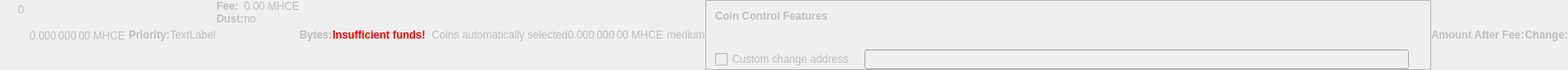
    <widget class="QWidget" name="dummyHideWidget" native="true">
     <property name="enabled">
      <bool>false</bool>
     </property>
     <property name="maximumSize">
      <size>
       <width>100</width>
       <height>22</height>
      </size>
     </property>
     <layout class="QHBoxLayout" name="dummyHideLayout">
      <property name="spacing">
       <number>0</number>
      </property>
      <property name="leftMargin">
       <number>0</number>
      </property>
      <property name="topMargin">
       <number>0</number>
      </property>
      <property name="rightMargin">
       <number>0</number>
      </property>
      <property name="bottomMargin">
       <number>0</number>
      </property>
      <item>
       <layout class="QFormLayout" name="formLayoutCoinControl1">
        <property name="horizontalSpacing">
         <number>10</number>
        </property>
        <property name="verticalSpacing">
         <number>14</number>
        </property>
        <property name="leftMargin">
         <number>10</number>
        </property>
        <property name="topMargin">
         <number>4</number>
        </property>
        <property name="rightMargin">
         <number>6</number>
        </property>
        <item row="0" column="1">
         <widget class="QLabel" name="labelCoinControlBytes">
          <property name="cursor">
           <cursorShape>IBeamCursor</cursorShape>
          </property>
          <property name="contextMenuPolicy">
           <enum>Qt::ActionsContextMenu</enum>
          </property>
          <property name="text">
           <string notr="true">0</string>
          </property>
          <property name="textInteractionFlags">
           <set>Qt::LinksAccessibleByMouse|Qt::TextSelectableByKeyboard|Qt::TextSelectableByMouse</set>
          </property>
         </widget>
        </item>
       </layout>
      </item>
      <item>
       <widget class="QLabel" name="labelCoinControlAfterFee">
        <property name="enabled">
         <bool>false</bool>
        </property>
        <property name="sizePolicy">
         <sizepolicy hsizetype="Fixed" vsizetype="Fixed">
          <horstretch>0</horstretch>
          <verstretch>0</verstretch>
         </sizepolicy>
        </property>
        <property name="minimumSize">
         <size>
          <width>111</width>
          <height>12</height>
         </size>
        </property>
        <property name="maximumSize">
         <size>
          <width>111</width>
          <height>12</height>
         </size>
        </property>
        <property name="cursor">
         <cursorShape>IBeamCursor</cursorShape>
        </property>
        <property name="contextMenuPolicy">
         <enum>Qt::ActionsContextMenu</enum>
        </property>
        <property name="text">
         <string notr="true">0.000 000 00 MHCE</string>
        </property>
        <property name="textInteractionFlags">
         <set>Qt::LinksAccessibleByMouse|Qt::TextSelectableByKeyboard|Qt::TextSelectableByMouse</set>
        </property>
       </widget>
      </item>
      <item>
       <widget class="QLabel" name="labelCoinControlPriorityText">
        <property name="enabled">
         <bool>false</bool>
        </property>
        <property name="font">
         <font>
          <weight>75</weight>
          <bold>true</bold>
         </font>
        </property>
        <property name="text">
         <string>Priority:</string>
        </property>
       </widget>
      </item>
      <item>
       <layout class="QHBoxLayout" name="horizontalLayout">
        <item>
         <widget class="QLabel" name="WarningLabel">
          <property name="text">
           <string>TextLabel</string>
          </property>
         </widget>
        </item>
       </layout>
      </item>
      <item>
       <layout class="QFormLayout" name="formLayoutCoinControl3">
        <property name="horizontalSpacing">
         <number>0</number>
        </property>
        <property name="verticalSpacing">
         <number>0</number>
        </property>
        <property name="leftMargin">
         <number>0</number>
        </property>
        <property name="topMargin">
         <number>0</number>
        </property>
        <property name="rightMargin">
         <number>0</number>
        </property>
        <item row="0" column="0">
         <widget class="QLabel" name="labelCoinControlFeeText">
          <property name="enabled">
           <bool>false</bool>
          </property>
          <property name="font">
           <font>
            <weight>75</weight>
            <bold>true</bold>
           </font>
          </property>
          <property name="text">
           <string>Fee:</string>
          </property>
          <property name="margin">
           <number>0</number>
          </property>
         </widget>
        </item>
        <item row="0" column="1">
         <widget class="QLabel" name="labelCoinControlFee">
          <property name="enabled">
           <bool>false</bool>
          </property>
          <property name="cursor">
           <cursorShape>IBeamCursor</cursorShape>
          </property>
          <property name="contextMenuPolicy">
           <enum>Qt::ActionsContextMenu</enum>
          </property>
          <property name="text">
           <string notr="true">0.00 MHCE</string>
          </property>
          <property name="textInteractionFlags">
           <set>Qt::LinksAccessibleByMouse|Qt::TextSelectableByKeyboard|Qt::TextSelectableByMouse</set>
          </property>
         </widget>
        </item>
        <item row="1" column="0">
         <widget class="QLabel" name="labelCoinControlLowOutputText">
          <property name="enabled">
           <bool>false</bool>
          </property>
          <property name="font">
           <font>
            <weight>75</weight>
            <bold>true</bold>
           </font>
          </property>
          <property name="text">
           <string>Dust:</string>
          </property>
         </widget>
        </item>
        <item row="1" column="1">
         <widget class="QLabel" name="labelCoinControlLowOutput">
          <property name="enabled">
           <bool>false</bool>
          </property>
          <property name="cursor">
           <cursorShape>IBeamCursor</cursorShape>
          </property>
          <property name="contextMenuPolicy">
           <enum>Qt::ActionsContextMenu</enum>
          </property>
          <property name="text">
           <string>no</string>
          </property>
          <property name="textInteractionFlags">
           <set>Qt::LinksAccessibleByMouse|Qt::TextSelectableByKeyboard|Qt::TextSelectableByMouse</set>
          </property>
         </widget>
        </item>
       </layout>
      </item>
      <item>
       <widget class="QLabel" name="labelCoinControlBytesText">
        <property name="enabled">
         <bool>false</bool>
        </property>
        <property name="font">
         <font>
          <weight>75</weight>
          <bold>true</bold>
         </font>
        </property>
        <property name="text">
         <string>Bytes:</string>
        </property>
       </widget>
      </item>
      <item>
       <layout class="QFormLayout" name="formLayoutCoinControl2">
        <property name="horizontalSpacing">
         <number>0</number>
        </property>
        <property name="verticalSpacing">
         <number>0</number>
        </property>
        <property name="leftMargin">
         <number>0</number>
        </property>
        <property name="topMargin">
         <number>0</number>
        </property>
        <property name="rightMargin">
         <number>0</number>
        </property>
       </layout>
      </item>
      <item>
       <layout class="QHBoxLayout" name="horizontalLayoutCoinControl2">
        <property name="spacing">
         <number>0</number>
        </property>
        <property name="bottomMargin">
         <number>0</number>
        </property>
       </layout>
      </item>
      <item>
       <widget class="QLabel" name="labelCoinControlInsuffFunds">
        <property name="enabled">
         <bool>false</bool>
        </property>
        <property name="minimumSize">
         <size>
          <width>0</width>
          <height>0</height>
         </size>
        </property>
        <property name="font">
         <font>
          <weight>75</weight>
          <bold>true</bold>
         </font>
        </property>
        <property name="styleSheet">
         <string notr="true">color:red;font-weight:bold;</string>
        </property>
        <property name="text">
         <string>Insufficient funds!</string>
        </property>
        <property name="margin">
         <number>5</number>
        </property>
       </widget>
      </item>
      <item>
       <layout class="QFormLayout" name="formLayoutCoinControl4">
        <property name="horizontalSpacing">
         <number>0</number>
        </property>
        <property name="verticalSpacing">
         <number>0</number>
        </property>
        <property name="leftMargin">
         <number>0</number>
        </property>
        <property name="topMargin">
         <number>0</number>
        </property>
        <property name="rightMargin">
         <number>0</number>
        </property>
       </layout>
      </item>
      <item>
       <widget class="QLabel" name="labelCoinControlChangeLabel">
        <property name="enabled">
         <bool>false</bool>
        </property>
        <property name="sizePolicy">
         <sizepolicy hsizetype="Preferred" vsizetype="Expanding">
          <horstretch>0</horstretch>
          <verstretch>0</verstretch>
         </sizepolicy>
        </property>
        <property name="minimumSize">
         <size>
          <width>0</width>
          <height>0</height>
         </size>
        </property>
        <property name="text">
         <string/>
        </property>
        <property name="margin">
         <number>3</number>
        </property>
       </widget>
      </item>
      <item>
       <widget class="QLabel" name="labelCoinControlAutomaticallySelected">
        <property name="enabled">
         <bool>false</bool>
        </property>
        <property name="sizePolicy">
         <sizepolicy hsizetype="Fixed" vsizetype="Fixed">
          <horstretch>0</horstretch>
          <verstretch>0</verstretch>
         </sizepolicy>
        </property>
        <property name="minimumSize">
         <size>
          <width>0</width>
          <height>0</height>
         </size>
        </property>
        <property name="maximumSize">
         <size>
          <width>240</width>
          <height>16777215</height>
         </size>
        </property>
        <property name="text">
         <string>Coins automatically selected</string>
        </property>
        <property name="margin">
         <number>5</number>
        </property>
       </widget>
      </item>
      <item>
       <widget class="QLabel" name="labelCoinControlChange">
        <property name="enabled">
         <bool>false</bool>
        </property>
        <property name="sizePolicy">
         <sizepolicy hsizetype="Fixed" vsizetype="Fixed">
          <horstretch>0</horstretch>
          <verstretch>0</verstretch>
         </sizepolicy>
        </property>
        <property name="minimumSize">
         <size>
          <width>111</width>
          <height>0</height>
         </size>
        </property>
        <property name="maximumSize">
         <size>
          <width>111</width>
          <height>16777215</height>
         </size>
        </property>
        <property name="cursor">
         <cursorShape>IBeamCursor</cursorShape>
        </property>
        <property name="contextMenuPolicy">
         <enum>Qt::ActionsContextMenu</enum>
        </property>
        <property name="text">
         <string notr="true">0.000 000 00 MHCE</string>
        </property>
        <property name="textInteractionFlags">
         <set>Qt::LinksAccessibleByMouse|Qt::TextSelectableByKeyboard|Qt::TextSelectableByMouse</set>
        </property>
       </widget>
      </item>
      <item>
       <widget class="QLabel" name="labelCoinControlPriority">
        <property name="enabled">
         <bool>false</bool>
        </property>
        <property name="cursor">
         <cursorShape>IBeamCursor</cursorShape>
        </property>
        <property name="contextMenuPolicy">
         <enum>Qt::ActionsContextMenu</enum>
        </property>
        <property name="text">
         <string>medium</string>
        </property>
        <property name="textInteractionFlags">
         <set>Qt::LinksAccessibleByMouse|Qt::TextSelectableByKeyboard|Qt::TextSelectableByMouse</set>
        </property>
       </widget>
      </item>
      <item>
       <widget class="QFrame" name="frameCoinControl">
        <property name="sizePolicy">
         <sizepolicy hsizetype="Expanding" vsizetype="Expanding">
          <horstretch>0</horstretch>
          <verstretch>0</verstretch>
         </sizepolicy>
        </property>
        <property name="maximumSize">
         <size>
          <width>16777215</width>
          <height>16777215</height>
         </size>
        </property>
        <property name="frameShape">
         <enum>QFrame::StyledPanel</enum>
        </property>
        <property name="frameShadow">
         <enum>QFrame::Sunken</enum>
        </property>
        <layout class="QVBoxLayout" name="verticalLayoutCoinControl2_2">
         <property name="spacing">
          <number>0</number>
         </property>
         <property name="leftMargin">
          <number>0</number>
         </property>
         <property name="topMargin">
          <number>0</number>
         </property>
         <property name="rightMargin">
          <number>0</number>
         </property>
         <property name="bottomMargin">
          <number>0</number>
         </property>
         <item>
          <layout class="QVBoxLayout" name="verticalLayoutCoinControl" stretch="0,0,0,1">
           <property name="spacing">
            <number>0</number>
           </property>
           <property name="leftMargin">
            <number>10</number>
           </property>
           <property name="topMargin">
            <number>10</number>
           </property>
           <item>
            <layout class="QHBoxLayout" name="horizontalLayoutCoinControl1">
             <property name="bottomMargin">
              <number>15</number>
             </property>
             <item>
              <widget class="QLabel" name="labelCoinControlFeatures">
               <property name="enabled">
                <bool>false</bool>
               </property>
               <property name="sizePolicy">
                <sizepolicy hsizetype="Preferred" vsizetype="Maximum">
                 <horstretch>0</horstretch>
                 <verstretch>0</verstretch>
                </sizepolicy>
               </property>
               <property name="font">
                <font>
                 <weight>75</weight>
                 <bold>true</bold>
                </font>
               </property>
               <property name="styleSheet">
                <string notr="true">font-weight:bold;</string>
               </property>
               <property name="text">
                <string>Coin Control Features</string>
               </property>
              </widget>
             </item>
            </layout>
           </item>
           <item>
            <widget class="QWidget" name="widgetCoinControl" native="true">
             <property name="sizePolicy">
              <sizepolicy hsizetype="Preferred" vsizetype="Preferred">
               <horstretch>0</horstretch>
               <verstretch>0</verstretch>
              </sizepolicy>
             </property>
             <property name="minimumSize">
              <size>
               <width>0</width>
               <height>0</height>
              </size>
             </property>
             <property name="styleSheet">
              <string notr="true"/>
             </property>
             <layout class="QHBoxLayout" name="horizontalLayoutCoinControl5_2">
              <property name="leftMargin">
               <number>0</number>
              </property>
              <property name="topMargin">
               <number>0</number>
              </property>
              <property name="rightMargin">
               <number>0</number>
              </property>
              <property name="bottomMargin">
               <number>0</number>
              </property>
              <item>
               <layout class="QHBoxLayout" name="horizontalLayoutCoinControl3">
                <property name="spacing">
                 <number>20</number>
                </property>
                <property name="topMargin">
                 <number>0</number>
                </property>
                <property name="bottomMargin">
                 <number>10</number>
                </property>
               </layout>
              </item>
             </layout>
            </widget>
           </item>
           <item>
            <layout class="QHBoxLayout" name="horizontalLayoutCoinControl4" stretch="0,0,0">
             <property name="spacing">
              <number>12</number>
             </property>
             <property name="sizeConstraint">
              <enum>QLayout::SetDefaultConstraint</enum>
             </property>
             <property name="topMargin">
              <number>5</number>
             </property>
             <property name="rightMargin">
              <number>5</number>
             </property>
             <item>
              <widget class="QCheckBox" name="checkBoxCoinControlChange">
               <property name="enabled">
                <bool>false</bool>
               </property>
               <property name="toolTip">
                <string>If this is activated, but the change address is empty or invalid, change will be sent to a newly generated address.</string>
               </property>
               <property name="text">
                <string>Custom change address</string>
               </property>
              </widget>
             </item>
             <item>
              <widget class="QValidatedLineEdit" name="lineEditCoinControlChange">
               <property name="enabled">
                <bool>false</bool>
               </property>
               <property name="sizePolicy">
                <sizepolicy hsizetype="Expanding" vsizetype="Fixed">
                 <horstretch>0</horstretch>
                 <verstretch>0</verstretch>
                </sizepolicy>
               </property>
              </widget>
             </item>
             <item>
              <widget class="QLabel" name="labelCoinControlChangeLabel_2">
               <property name="sizePolicy">
                <sizepolicy hsizetype="Preferred" vsizetype="Expanding">
                 <horstretch>0</horstretch>
                 <verstretch>0</verstretch>
                </sizepolicy>
               </property>
               <property name="minimumSize">
                <size>
                 <width>0</width>
                 <height>0</height>
                </size>
               </property>
               <property name="text">
                <string/>
               </property>
               <property name="margin">
                <number>3</number>
               </property>
              </widget>
             </item>
            </layout>
           </item>
           <item>
            <spacer name="verticalSpacerCoinControl">
             <property name="orientation">
              <enum>Qt::Vertical</enum>
             </property>
             <property name="sizeHint" stdset="0">
              <size>
               <width>800</width>
               <height>1</height>
              </size>
             </property>
            </spacer>
           </item>
          </layout>
         </item>
        </layout>
       </widget>
      </item>
      <item>
       <widget class="QLabel" name="labelCoinControlAfterFeeText">
        <property name="enabled">
         <bool>false</bool>
        </property>
        <property name="minimumSize">
         <size>
          <width>0</width>
          <height>0</height>
         </size>
        </property>
        <property name="maximumSize">
         <size>
          <width>16777215</width>
          <height>16777215</height>
         </size>
        </property>
        <property name="font">
         <font>
          <weight>75</weight>
          <bold>true</bold>
         </font>
        </property>
        <property name="text">
         <string>Amount After Fee:</string>
        </property>
        <property name="alignment">
         <set>Qt::AlignLeading|Qt::AlignLeft|Qt::AlignVCenter</set>
        </property>
        <property name="margin">
         <number>0</number>
        </property>
       </widget>
      </item>
      <item>
       <widget class="QLabel" name="labelCoinControlChangeText">
        <property name="enabled">
         <bool>false</bool>
        </property>
        <property name="sizePolicy">
         <sizepolicy hsizetype="Preferred" vsizetype="Preferred">
          <horstretch>0</horstretch>
          <verstretch>0</verstretch>
         </sizepolicy>
        </property>
        <property name="minimumSize">
         <size>
          <width>0</width>
          <height>0</height>
         </size>
        </property>
        <property name="maximumSize">
         <size>
          <width>16777215</width>
          <height>16777215</height>
         </size>
        </property>
        <property name="font">
         <font>
          <weight>75</weight>
          <bold>true</bold>
         </font>
        </property>
        <property name="text">
         <string>Change:</string>
        </property>
        <property name="alignment">
         <set>Qt::AlignLeading|Qt::AlignLeft|Qt::AlignVCenter</set>
        </property>
       </widget>
      </item>
     </layout>
    </widget>
